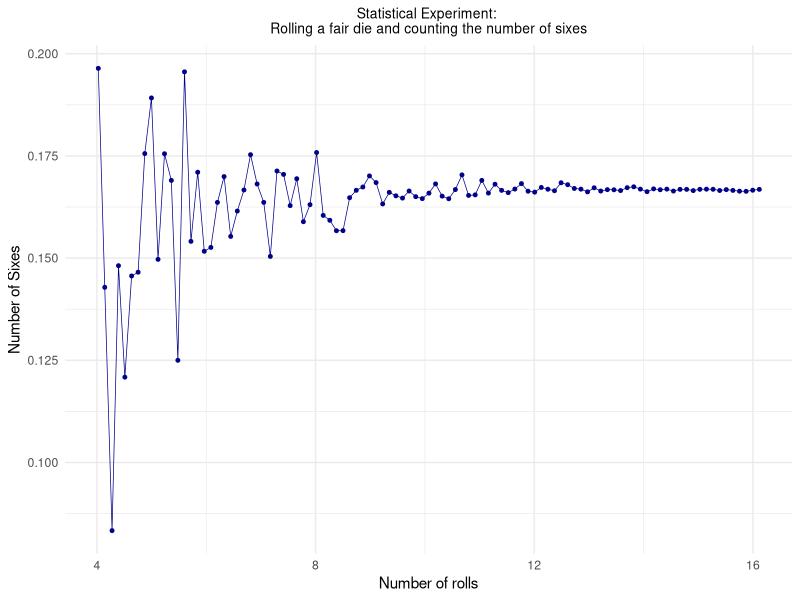
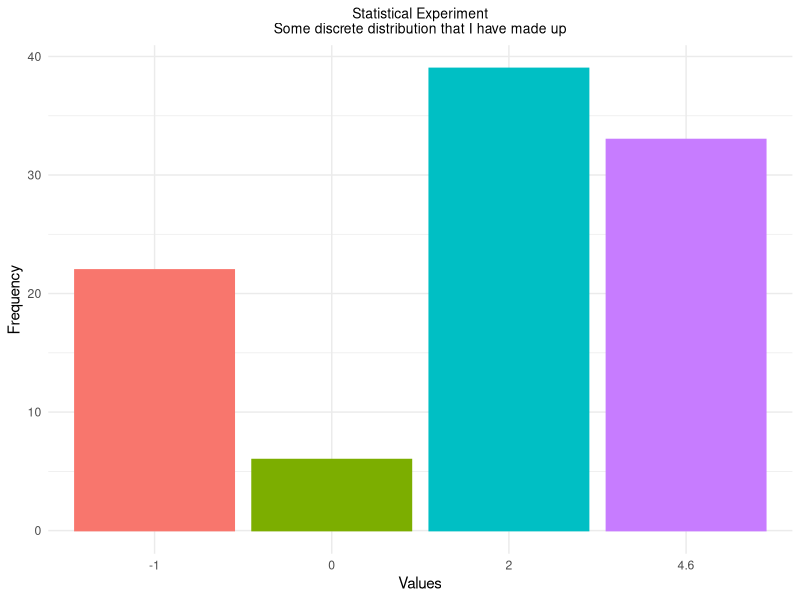
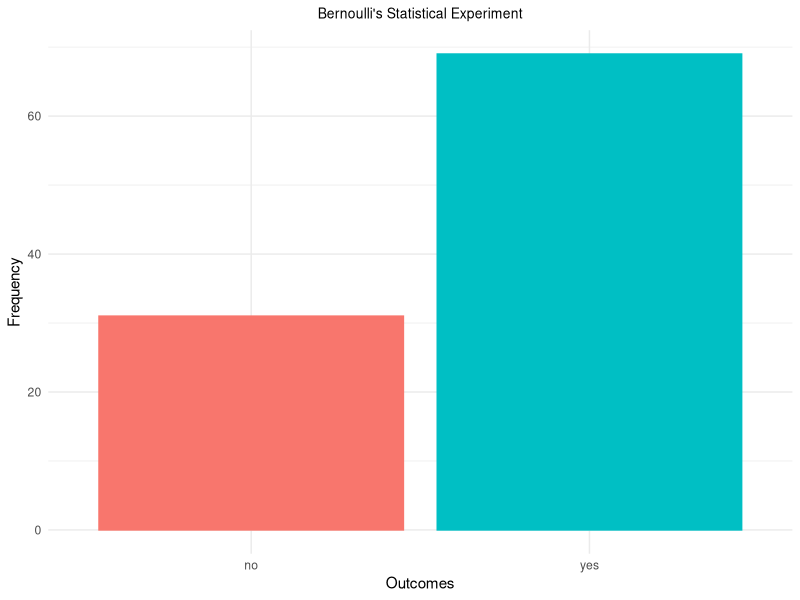
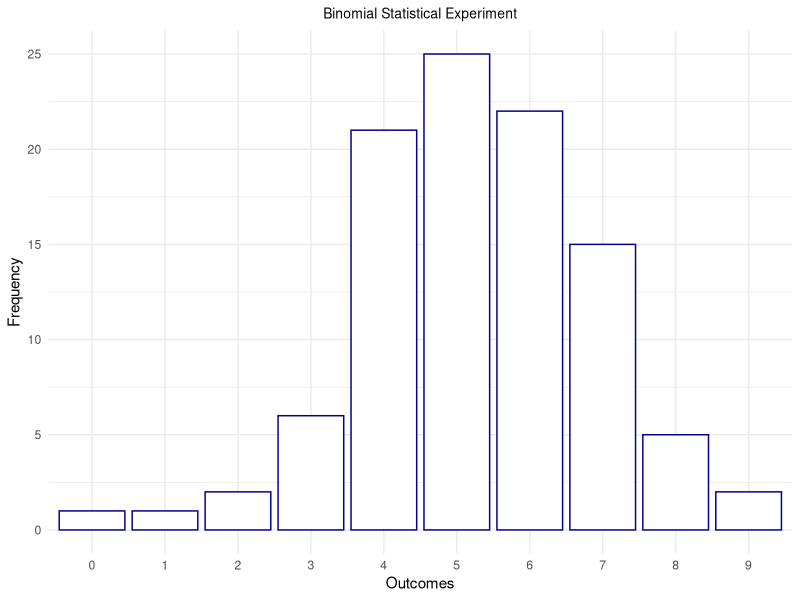
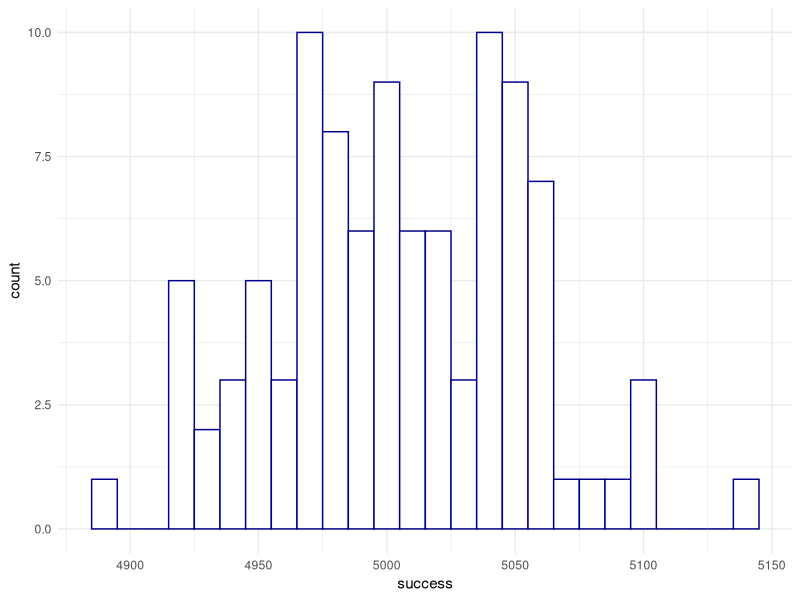
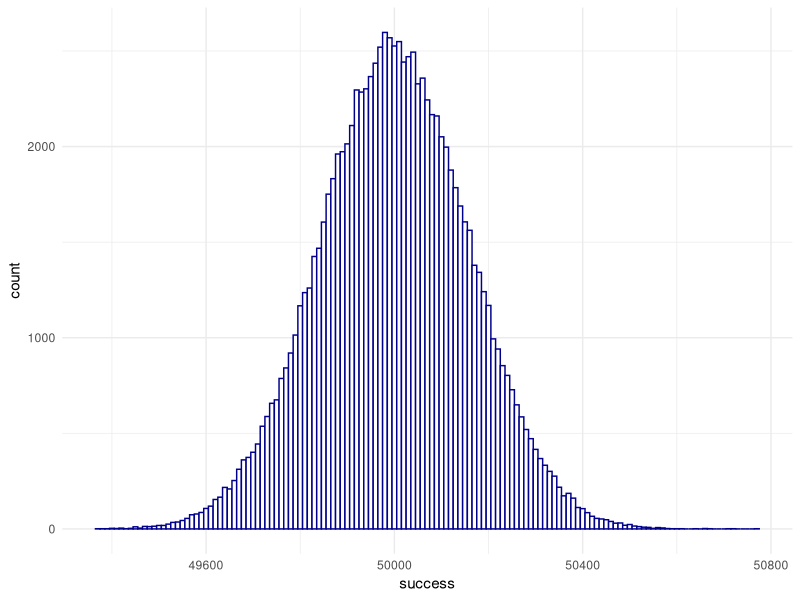
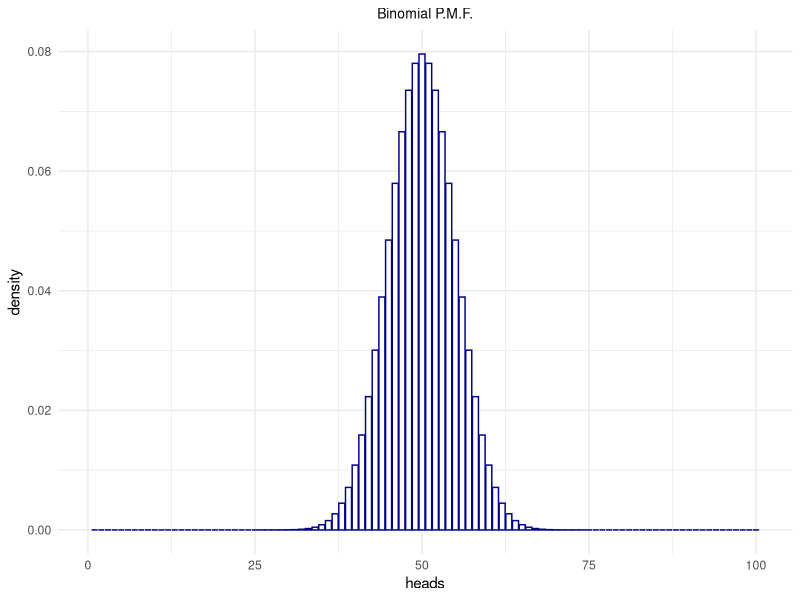
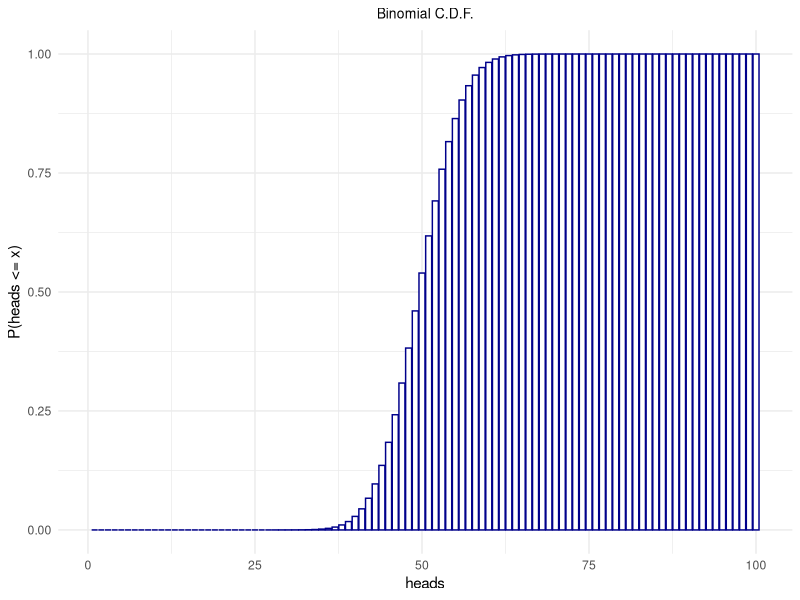

R code for these plots, in order: (Note: a time limit stopped this script after it produced the figures.)
## ---- chunk 1
library(tidyverse)
## ---- chunk 2
# - init random number generator: set.seed()
set.seed(42) 

# - a coin
coin <- c('H', 'T')

# - a sample: numerical simulation of 10 coin tosses
tossing = sample(coin, size=10, replace = TRUE)

# - result
tossing
## ---- chunk 3
tossing = sample(coin, size=10, replace = TRUE)
tossing
## ---- chunk 4
tossing = sample(coin, size=100, replace = TRUE)
tossing
## ---- chunk 5
table(tossing)
## ---- chunk 6
tossing = sample(coin, size=1000, replace = TRUE)
table(tossing)
## ---- chunk 7
tossing = sample(coin, size=10^6, replace = TRUE)
table(tossing)
## ---- chunk 8
tossing = sample(coin, size=10^7, replace = TRUE)
table(tossing)
## ---- chunk 9
# - number_of_rolls:
number_of_rolls <- round(10^seq(1.75, 7, by = 0.0525))
print(number_of_rolls)

# - die <- 1:6
die <- 1:6

# - experiment
exp_prob <- lapply(number_of_rolls, function(x) {
  
  rolls <- sample(die, x, replace = TRUE)
  result <- table(rolls)
  number_of_sixes = result[6]
  p_of_six <- number_of_sixes/x
  return(
    data.frame(NumberOfRolls = x,
               NumberOfSixes = number_of_sixes,
               P_Six = p_of_six)
    )
})

# - put the result together
exp_prob_df <- Reduce(rbind, exp_prob)

# - Show me:
print(exp_prob_df)
## ---- chunk 10
ggplot(exp_prob_df, 
       aes(x = log(NumberOfRolls),
           y = P_Six)) + 
  geom_line(color = "darkblue", size = .25) +
  geom_point(fill = "white", color = "darkblue", size = 1) +
  xlab("Number of rolls") + 
  ylab("Number of Sixes") + 
  ggtitle("Statistical Experiment: \nRolling a fair die and counting the number of sixes") +
  theme_minimal() + 
  theme(plot.title = element_text(hjust = .5, size = 10))
## ---- chunk 11
cat('P(X = A) = |{\U0001F0A1, \U0001F0B1, \U0001F0C1, \U0001F0D1}|/|Whole Deck of Cards| = 4/52 = 1/13.')
## ---- chunk 12
choices <- c(-1, 0, 2, 4.6)
sample(choices, size = 1, prob = c(.2, .05, .45, .3))
## ---- chunk 13
choices <- c(-1, 0, 2, 4.6)
result <- sample(choices, size = 100, prob = c(.2, .05, .45, .3), replace = TRUE)
result
## ---- chunk 14
result_frame <- as.data.frame(table(result))
result_frame
## ---- chunk 15
ggplot(result_frame,
       aes(x = result,
           y = Freq, 
           color = result,
           fill = result)) + 
  geom_bar(stat = "identity") + 
  xlab("Values") + ylab("Frequency") +
  theme_minimal() + 
  ggtitle("Statistical Experiment\nSome discrete distribution that I have made up") +
  theme(plot.title = element_text(hjust = .5, size = 10)) +
  theme(legend.position = "none")
## ---- chunk 16
X = c('yes', 'no')
no_tries = 100
outcomes = sample(X, prob = c(2/3, 1/3), size = no_tries, replace = TRUE)
no_outcomes = as.data.frame(table(outcomes))
ggplot(no_outcomes,
       aes(x = outcomes,
           y = Freq, 
           color = outcomes,
           fill = outcomes)) + 
  geom_bar(stat = "identity") + 
  xlab("Outcomes") + ylab("Frequency") +
  theme_minimal() + 
  ggtitle("Bernoulli's Statistical Experiment") +
  theme(plot.title = element_text(hjust = .5, size = 10)) +
  theme(legend.position = "none")
## ---- chunk 17
outcomes = rbinom(n = 100, prob = .5, size = 10)
outcomes
## ---- chunk 18
no_outcomes = as.data.frame(table(outcomes))
ggplot(no_outcomes,
       aes(x = outcomes,
           y = Freq)) +
  geom_bar(stat = "identity", color = "darkblue", fill = "white") + 
  xlab("Outcomes") + ylab("Frequency") +
  theme_minimal() + 
  ggtitle("Binomial Statistical Experiment") +
  theme(plot.title = element_text(hjust = .5, size = 10)) +
  theme(legend.position = "none")
## ---- chunk 19
pFiveSixes <- dbinom(5, size = 10, p = 1/6)
pFiveSixes
## ---- chunk 20
pFiveAndLessSixes <- sum(
  dbinom(0, size = 10, p = 1/6),
  dbinom(1, size = 10, p = 1/6),
  dbinom(2, size = 10, p = 1/6),
  dbinom(3, size = 10, p = 1/6),
  dbinom(4, size = 10, p = 1/6),
  dbinom(5, size = 10, p = 1/6)
)
pFiveAndLessSixes
## ---- chunk 21
pFiveAndLessSixes <- sum(sapply(seq(0,5), function(x) {
  dbinom(x, size = 10, p = 1/6)
}))
pFiveAndLessSixes
## ---- chunk 22
pFiveAndLessSixes <- sum(dbinom(seq(0,5), size = 10, p =1/6))
pFiveAndLessSixes
## ---- chunk 23
pFiveAndLessSixes <- pbinom(5, size = 10, p = 1/6)
pFiveAndLessSixes
## ---- chunk 24
# Generate a sample of random binomial variates:
randomBinomials <- rbinom(n = 100, size = 1, p = .5)
randomBinomials
## ---- chunk 25
randomBinomials <- rbinom(n = 100, size = 100, p = .5)
randomBinomials # see the difference?
## ---- chunk 26
randomBinomials <- rbinom(n = 100, size = 10000, p = .5)
randomBinomials
## ---- chunk 27
randomBinomialsPlot <- data.frame(success = randomBinomials)
ggplot(randomBinomialsPlot, 
       aes(x = success)) + 
  geom_histogram(binwidth = 10, 
                 fill = 'white', 
                 color = 'darkblue') +
  theme_minimal() + 
  theme(panel.border = element_blank())
## ---- chunk 28
randomBinomials <- rbinom(100000, size = 100000, p = .5)
randomBinomialsPlot <- data.frame(success = randomBinomials)
ggplot(randomBinomialsPlot, 
       aes(x = success)) + 
  geom_histogram(binwidth = 10, 
                 fill = 'white', 
                 color = 'darkblue') +
  theme_minimal() + 
  theme(panel.border = element_blank())
## ---- chunk 29
heads <- 1:100
binomialProbability <- dbinom(heads, size = 100, p = .5)
sum(binomialProbability)
## ---- chunk 30
binomialProbability <- data.frame(heads = heads,
                                  density = binomialProbability)
ggplot(binomialProbability, 
       aes(x = heads, 
           y = density)) + 
  geom_bar(stat = "identity", 
           fill = 'white',
           color = 'darkblue') +
  ggtitle("Binomial P.M.F.") +
  theme_minimal() + 
  theme(panel.border = element_blank()) +
  theme(plot.title = element_text(hjust = .5, size = 10))
## ---- chunk 31
heads <- 1:100
binomialProbability <- pbinom(heads, size = 100, p = .5)
sum(binomialProbability)
## ---- chunk 32
binomialProbability <- data.frame(heads = heads,
                                  cumprob = binomialProbability)
ggplot(binomialProbability, 
       aes(x = heads, 
           y = cumprob)) + 
  geom_bar(stat = "identity", 
           fill = 'white',
           color = 'darkblue') +
  ylab("P(heads <= x)") + 
  ggtitle("Binomial C.D.F.") +
  theme_minimal() + 
  theme(panel.border = element_blank()) +
  theme(plot.title = element_text(hjust = .5, size = 10))
## ---- chunk 33
qbinom(p = .01, size = 100, prob = .5)
## ---- chunk 34
qbinom(p = .99, size = 100, prob = .5)
## ---- chunk 35
qbinom(p = .01, size = 200, prob = .5)
## ---- chunk 36
qbinom(p = .99, size = 200, prob = .5)
## ---- chunk 37
qbinom(p = .25, size = 100, prob = .5)
## ---- chunk 38
qbinom(p = .5, size = 100, prob = .5)
## ---- chunk 39
qbinom(p = .75, size = 100, prob = .5)
## ---- chunk 40
qbinom(p = .25, size = 1000, prob = .5)
## ---- chunk 41
tragedies <- ppois(16, lambda=10, lower.tail=FALSE)   # upper tail (!)
tragedies
## ---- chunk 42
# Compare:
tragedies <- ppois(17, lambda=10, lower.tail=TRUE)   # lower tail (!)
tragedies
## ---- chunk 43
poissonDeviates <- rpois(100000,lambda = 5)
poissonDeviates <- data.frame(events = poissonDeviates)
ggplot(poissonDeviates, 
       aes(x = events)) + 
  geom_histogram(binwidth = 1, 
                 fill = 'white', 
                 color = 'darkorange') +
  ggtitle("Poisson Distribution") +
  theme_minimal() + 
  theme(panel.border = element_blank()) +
  theme(plot.title = element_text(hjust = .5, size = 10))
## ---- chunk 44
lambda <- 1:20
poissonDeviates <- lapply(lambda, rpois, n = 1000)
poissonDeviates <- reduce(poissonDeviates, rbind)
dim(poissonDeviates)
## ---- chunk 45
poissonDeviates <- as.data.frame(poissonDeviates)
poissonDeviates$id <- 1:dim(poissonDeviates)[1]
poissonDeviates <- poissonDeviates %>% 
  pivot_longer(cols = -id) %>% 
  select(-name)
poissonDeviates$id <- factor(poissonDeviates$id, 
                             levels = sort(unique(poissonDeviates$id)))
## ---- chunk 46
ggplot(poissonDeviates, 
       aes(x = value)) + 
  geom_histogram(binwidth = 1, 
                 fill = 'white', 
                 color = 'darkorange') +
  xlab("Events") + 
  ggtitle(expression(lambda)) + 
  facet_wrap(~id, scales = "free_x") +
  theme_minimal() + 
  theme(panel.border = element_blank()) + 
  theme(strip.background = element_blank()) + 
  theme(strip.text =  element_text(size = 12)) +
  theme(plot.title = element_text(hjust = .5, size = 20))
## ---- chunk 47
lambda <- 1:100
poissonMean <- sapply(lambda, function(x) {
  mean(rpois(100000,x))
})
poissonVar <- sapply(lambda, function(x) {
  var(rpois(100000,x))
})
poissonProperty <- data.frame(mean = poissonMean, 
                              variance = poissonVar)
ggplot(poissonProperty, 
       aes(x = mean, 
           y = variance)) + 
  geom_line(color = "darkorange", size = .25) + 
  geom_point(color = "darkorange", fill = "darkorange", size = 1.5) + 
  xlab("E(X)") + ylab("Var(X)") + 
  ggtitle("Poisson Distribution\nThe Mean is equal to Variance") +
  theme_minimal() + 
  theme(panel.border = element_blank()) +
  theme(plot.title = element_text(hjust = .5, size = 10))
## ---- chunk 48
pnorm(180, mean = 174, sd = 10)
## ---- chunk 49
pnorm(180, mean = 174, sd = 10) - pnorm(160, mean = 174, sd = 10)
## ---- chunk 50
observations <- 1:300
normalProbability <- dnorm(observations, mean = 179, sd = 10)
normalProbability
## ---- chunk 51
normalProbability <- data.frame(observations = observations,
                                density = normalProbability)
ggplot(normalProbability, 
       aes(x = observations, 
           y = density)) + 
  geom_bar(stat = "identity", 
           fill = 'darkred',
           color = 'darkred') +
  ggtitle("Gaussian Distribution") +
  theme_minimal() + 
  theme(panel.border = element_blank()) + 
  theme(plot.title = element_text(hjust = .5, size = 10))
## ---- chunk 52
observations <- 1:300
normalProbability <- pnorm(observations, mean = 174, sd = 10)
sum(normalProbability)
## ---- chunk 53
normalProbability <- data.frame(observations = observations,
                                density = normalProbability)
ggplot(normalProbability, 
       aes(x = observations, 
           y = density)) + 
  geom_bar(stat = "identity", 
           fill = 'darkred',
           color = 'darkred') +
  ggtitle("Gaussian Cumulative Distribution") +
  ylab("P(height <= x)") + 
  theme_bw() + 
  theme(panel.border = element_blank()) +
  theme(plot.title = element_text(hjust = .5, size = 10))
## ---- chunk 54
n_samples <- 100000
sampleMeans <- sapply(1:n_samples,
                      function(x) {
                        mean(rnorm(n = 100, mean = 100, sd = 12))
                        })
sampleMeans <- data.frame(sampleMean = sampleMeans)
ggplot(sampleMeans, 
       aes(x = sampleMean)) + 
  geom_histogram(binwidth = .1, 
                 fill = 'white', 
                 color = 'purple') +
  ggtitle("Sampling Distribution of the Sample Mean") +
  xlab("Sample Mean") + 
  theme_bw() + 
  theme(panel.border = element_blank()) +
  theme(plot.title = element_text(hjust = .5, size = 10))
## ---- chunk 55
sd(sampleMeans$sampleMean)
## ---- chunk 56
12/sqrt(100)
## ---- chunk 57
sampleN <- 100
meanSizes <- c(10, 100, 1000, 10000)
## ---- chunk 58
# - Poisson with lambda = 1
lambda = 1
# - Set plot  parameters
par(mfrow = c(2, 2))
# - Plot!
for (meanSize in meanSizes) {
  poisMeans <- sapply(1:meanSize, 
                            function(x) {
                              mean(rpois(sampleN, lambda))
                              }
                     )
  hist(poisMeans, 50, col="red",
       main = paste0("N samples = ", meanSize),
       cex.main = .75)
}
## ---- chunk 59
# - Poisson with lambda = 2
lambda = 2
# - Set plot  parameters
par(mfrow = c(2, 2))
# - Plot!
for (meanSize in meanSizes) {
  poisMeans <- sapply(1:meanSize, 
                            function(x) {
                              mean(rpois(sampleN, lambda))
                              }
                     )
  hist(poisMeans, 50, col="red",
       main = paste0("N samples = ", meanSize),
       cex.main = .75)
}
## ---- chunk 60
# - Poisson with lambda = 10
lambda = 10
# - Set plot  parameters
par(mfrow = c(2, 2))
# - Plot!
for (meanSize in meanSizes) {
  poisMeans <- sapply(1:meanSize, 
                            function(x) {
                              mean(rpois(sampleN, lambda))
                              }
                     )
  hist(poisMeans, 50, col="red",
       main = paste0("N samples = ", meanSize),
       cex.main = .75)
}
## ---- chunk 61
# - Binomial with p = .1 and n = 1000
p = .1
n = 1000
# - Set plot  parameters
par(mfrow = c(2, 2))
# - Plot!
for (meanSize in meanSizes) {
  binomMeans <- sapply(1:meanSize, 
                            function(x) {
                              mean(rbinom(n = sampleN, size = n, prob = p))                              }
                     )
  hist(binomMeans, 50, col="darkorange",
       main = paste0("N samples = ", meanSize),
       cex.main = .75)
}
## ---- chunk 62
# - Binomial with p = .5 and n = 1000
p = .5
n = 100
# - Set plot  parameters
par(mfrow = c(2, 2))
# - Plot!
for (meanSize in meanSizes) {
  binomMeans <- sapply(1:meanSize, 
                            function(x) {
                              mean(rbinom(n = sampleN, size = n, prob = p))
                              }
                     )
  hist(binomMeans, 50, col="darkorange",
       main = paste0("N samples = ", meanSize),
       cex.main = .75)
}
## ---- chunk 63
# - Normal with mean = 10 and sd = 1.5
mean = 10
sd = 1.5
# - Set plot  parameters
par(mfrow = c(2, 2))
# - Plot!
for (meanSize in meanSizes) {
  normalMeans <- sapply(1:meanSize, 
                            function(x) {
                              mean(rnorm(sampleN, mean = mean, sd = sd))
                              }
                     )
  hist(normalMeans, 50, col="lightblue",
       main = paste0("N samples = ", meanSize),
       cex.main = .75)
}
## ---- chunk 64
# - Normal with mean = 175 and sd = 11.4
mean = 175
sd = 11.4
# - Set plot  parameters
par(mfrow = c(2, 2))
# - Plot!
for (meanSize in meanSizes) {
  normalMeans <- sapply(1:meanSize, 
                            function(x) {
                              mean(rnorm(sampleN, mean = mean, sd = sd))
                              }
                     )
  hist(normalMeans, 50, col="lightblue",
       main = paste0("N samples = ", meanSize),
       cex.main = .75)
}
## ---- chunk 65
# - Normal with mean = 100 and sd = 25
mean = 100
sd = 25
# - Set plot  parameters
par(mfrow = c(2, 2))
# - Plot!
for (meanSize in meanSizes) {
  normalMeans <- sapply(1:meanSize, 
                            function(x) {
                              mean(rnorm(sampleN, mean = mean, sd = sd))
                              }
                     )
  hist(normalMeans, 50, col="lightblue",
       main = paste0("N samples = ", meanSize),
       cex.main = .75)
}
## ---- chunk 66
sampleN <- c(10, 100, 1000, 100000)
meanSize <- c(10000)
## ---- chunk 67
# - Poisson with lambda = 1
lambda = 3
# - Set plot  parameters
par(mfrow = c(2, 2))
# - Plot!
for (sampleN in sampleN) {
  poisMeans <- sapply(1:meanSize, 
                            function(x) {
                              mean(rpois(sampleN, lambda))
                              }
                     )
  hist(poisMeans, 50, col="red",
       main = paste0("Sample N = ", sampleN),
       cex.main = .75)
}
## ---- chunk 68
sampleN <- c(10, 100, 1000, 100000)
meanSize <- c(10000)
## ---- chunk 69
# - Normal with mean = 10 and sd = .75
mean = 10
sd = .75
# - Set plot  parameters
par(mfrow = c(2, 2))
# - Plot!
for (sampleN in sampleN) {
  normMeans <- sapply(1:meanSize, 
                            function(x) {
                              mean(rnorm(sampleN, mean = mean, sd = sd))
                              }
                     )
  hist(normMeans, 50, col="lightblue",
       main = paste0("Sample N = ", sampleN),
       cex.main = .75)
}
## ---- chunk 70
# - Cauchy with location = 0, scale = 1
# - set plot  parameters
par(mfrow=c(2,2))
# - plot!
for (meanSize in c(100, 1000, 10000, 100000)) {
  cauchySums <- unlist(lapply(seq(1:meanSize), function(x) {
    sum(rcauchy(1000, location = 0, scale = 1))
  }))
  hist(cauchySums, 50, col="orange",
       main = paste("N samples = ", meanSize, sep=""),
       cex.main = .75)
}
